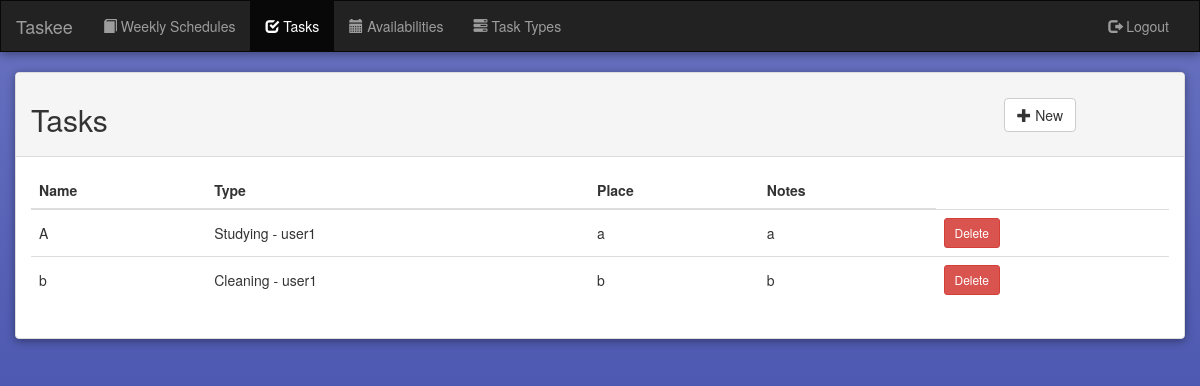
Page /task/ (signed in) on the committed database.
### taskmanager/models.py (models this page shows, shortened)
class Task(models.Model):
	user = models.ForeignKey(User, on_delete=models.CASCADE)
	name = models.CharField(max_length=250)
	type = models.ForeignKey(TaskTypeWeight, on_delete=models.CASCADE, default=1)
	place = models.CharField(max_length=250)
	notes = models.CharField(max_length=1000)

class TaskTypeWeight(models.Model):
	user = models.ForeignKey(User, on_delete=models.CASCADE)
	taskType = models.ForeignKey(TaskType, on_delete=models.CASCADE)
	weight = models.IntegerField(default=1)
	def __str__(self): return self.taskType.name + " - " + str(self.user)

class TaskType(models.Model):
	name = models.CharField(max_length=250)

### taskmanager/views.py (the view)
# urls.py: url(r'^task/$', views.TaskView.as_view(), name='taskView'),
class TaskView(LoginRequiredMixin, generic.ListView):
	template_name = 'taskmanager/taskView.html'
	context_object_name = 'task_list'
	login_url = LOGIN_URL
	def get_queryset(self):
		return Task.objects.filter(user=self.request.user)

### templates/taskmanager/taskView.html
{% extends 'listView.html' %}
{% block title %}Tasks{% endblock %}
{% block taskView %}active{% endblock %}
{% block addButtonHref %}{% url 'taskmanager:taskAdd' %}{% endblock %}
{% block fieldNames %}
	<th>Name</th>
	<th>Type</th>
	<th>Place</th>
	<th>Notes</th>
{% endblock %}
{% block tBody %}
	{% for task in task_list %}
		<tr>
			<td style="vertical-align: middle;">{{ task.name }}</td>
			<td style="vertical-align: middle;">{{ task.type }}</td>
			<td style="vertical-align: middle;">{{ task.place }}
			<td style="vertical-align: middle;">{{ task.notes }}</td>
			<td style="vertical-align: middle;">
				<a href="{% url 'taskmanager:taskDelete' task.pk %}">
					<button class="btn btn-sm btn-danger">Delete</button>
				</a>
			</td>
		</tr>
	{% endfor %}
{% endblock %}

### staticfiles/css/style.css (style rules this page uses)
body { background: linear-gradient(to top, #303F9F 0%, #6972c1 100%); min-height: 100vh; }

### rows in the picture
Task: name "A", type "Studying - user1", place "a", notes "a"
Task: name "b", type "Cleaning - user1", place "b", notes "b"
